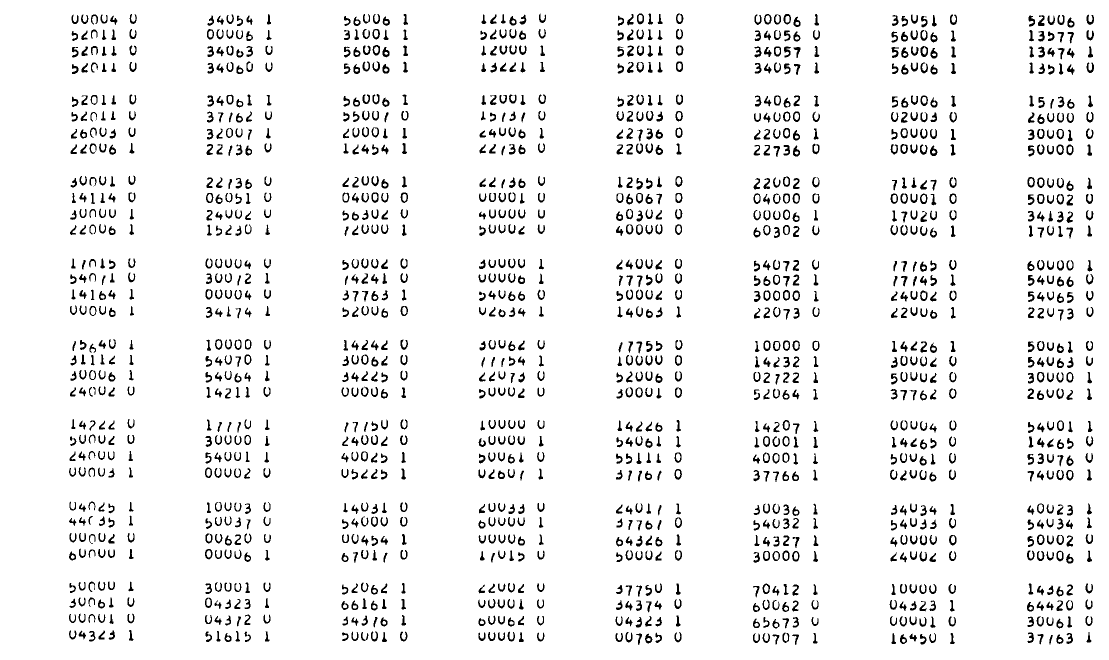
#> input picture Tools/ocr/Sunbust120/octal.burst.exp0.tif, 2218 x 1320 px (shown at 1/2 size)
$ python octopus.py Sunbust120/octal.burst.exp0.tif out.png --burst120   (older library calls are emulated)
#> lines starting #> are read from the running program, lines starting #| are printed output that depends on the picture; after the words box and inside, x2 and y2 are one past the last pixel; in counts of white or black regions, pixels touching at a corner belong together
#!/usr/bin/env python3

# Copyright 2016 Mike Stewart <mastewar1 at gmail dot com>
#
# This file is part of yaAGC.
#
# yaAGC is free software; you can redistribute it and/or modify
# it under the terms of the GNU General Public License as published by
# the Free Software Foundation; either version 2 of the License, or
# (at your option) any later version.
#
# yaAGC is distributed in the hope that it will be useful,
# but WITHOUT ANY WARRANTY; without even the implied warranty of
# MERCHANTABILITY or FITNESS FOR A PARTICULAR PURPOSE.  See the
# GNU General Public License for more details.
#
# You should have received a copy of the GNU General Public License
# along with yaAGC; if not, write to the Free Software
# Foundation, Inc., 59 Temple Place, Suite 330, Boston, MA  02111-1307  USA
#

# Python script to preprocess octal listing pages to prepare them for OCR.
# The methods and values used in this script have been tuned specifically
# for the paper and printer used on the Sunburst 120 listing; it will very
# likely need to be modified for use with other scripts.

import os.path
from os import environ
import numpy as np
import cv2
import sys
import math
import argparse
import functools
from PIL import Image
import traceback
from pytesseract import image_to_string

parser = argparse.ArgumentParser(description='Prepare octal pages of AGC program listings for OCR')
parser.add_argument('input_file', help="Input image path")
parser.add_argument('output_file', help="Output image path")
parser.add_argument('--no-crop', help="Only perform the threshold steps; don't crop down as for octals.", action="store_true")
parser.add_argument('--comments', help="Crop to comments rather than octals", action="store_true")
group = parser.add_mutually_exclusive_group(required=True)
group.add_argument('--burst120', help="Perform BURST120 processing (original)", action="store_true")
group.add_argument('--luminary210', help="Perform LUMINARY 210 processing", action="store_true")
group.add_argument('--luminary210A', help="Perform LUMINARY 210 processing, but Luminary 69 style", action="store_true")
group.add_argument('--luminary69', help="Perform LUMINARY 69 processing", action="store_true")
group.add_argument('--comanche55', help="Perform COMANCHE 55 processing", action="store_true")
group.add_argument('--luminary99', help="Perform LUMINARY 99 processing", action="store_true")
group.add_argument('--retread44', help="Perform RETREAD 44 processing", action="store_true")
group.add_argument('--aurora12', help="Perform AURORA 12 processing", action="store_true")
group.add_argument('--sunburst120', help="Perform SUNBURST120 processing (in Luminary 69 style)", action="store_true")
group.add_argument('--luminary116', help="Perform LUMINARY 116 processing (for octals)", action="store_true")
group.add_argument('--solarium55', help="Perform SOLARIUM 55 processing", action="store_true")
group.add_argument('--colossus237', help="Perform COLOSSUS 237 processing", action="store_true")
group.add_argument('--artemis72', help="Perform COLOSSUS 237 processing", action="store_true")
group.add_argument('--simAP11ROPE', help="Perform AP11ROPE Digital Simulation processing", action="store_true")
group.add_argument('--yul1', help="Perform processing for YUL pages 3-24", action="store_true")
group.add_argument('--yul2', help="Perform processing for YUL pages 25-40", action="store_true")
group.add_argument('--yul3', help="Perform processing for YUL pages 41-152", action="store_true")
group.add_argument('--yul4', help="Perform processing for YUL pages 153-264", action="store_true")
group.add_argument('--yul5', help="Perform processing for YUL pages 265-331", action="store_true")
group.add_argument('--yul6', help="Perform processing for YUL pages 332-384", action="store_true")
group.add_argument('--yul7', help="Perform processing for YUL pages 385-481", action="store_true")
group.add_argument('--yul8', help="Perform processing for YUL pages 482-575", action="store_true")
group.add_argument('--yul9', help="Perform processing for YUL pages 576-671", action="store_true")
group.add_argument('--yul10', help="Perform processing for YUL pages 672-730", action="store_true")
group.add_argument('--luminary131', help="Perform LUMINARY 131 (Eyles) processing", action="store_true")
group.add_argument('--luminary131A', help="Perform LUMINARY 131 (Eyles, lighter) processing", action="store_true")
group.add_argument('--sunburst37', help="Perform SUNBURST 37 processing", action="store_true")
group.add_argument('--zerlina56', help="Perform Zerlina 56 processing", action="store_true")
group.add_argument('--ap11rope', help="Perform AP11ROPE processing", action="store_true")

args = parser.parse_args()
if not os.path.isfile(args.input_file):
	print("Cannot open file", args.input_file)
	sys.exit(1)

octcrop = ""
if 'OCTCROP' in environ:
	octcrop = environ['OCTCROP']

img = cv2.imread(args.input_file)
#> img is the input picture: shape (1320, 2218, 3); 93.7% white; 1538 black regions, largest, box (x1, y1, x2, y2) and area: (1841, 92, 1856, 114) 182, (1783, 94, 1798, 116) 175, (1860, 291, 1875, 312) 173

# Get the L channel of the image in LAB color space
lab = cv2.cvtColor(img, cv2.COLOR_BGR2LAB)
#> lab: shape (1320, 2218, 3); mean of channels 0, 1, 2 239, 128, 128
l_channel,_,_ = cv2.split(lab)

# Blur and threshold the image
if args.burst120:
    blurred = cv2.GaussianBlur(l_channel, (1,5), 0)
    _,thresh = cv2.threshold(blurred, 180, 255, cv2.THRESH_BINARY)
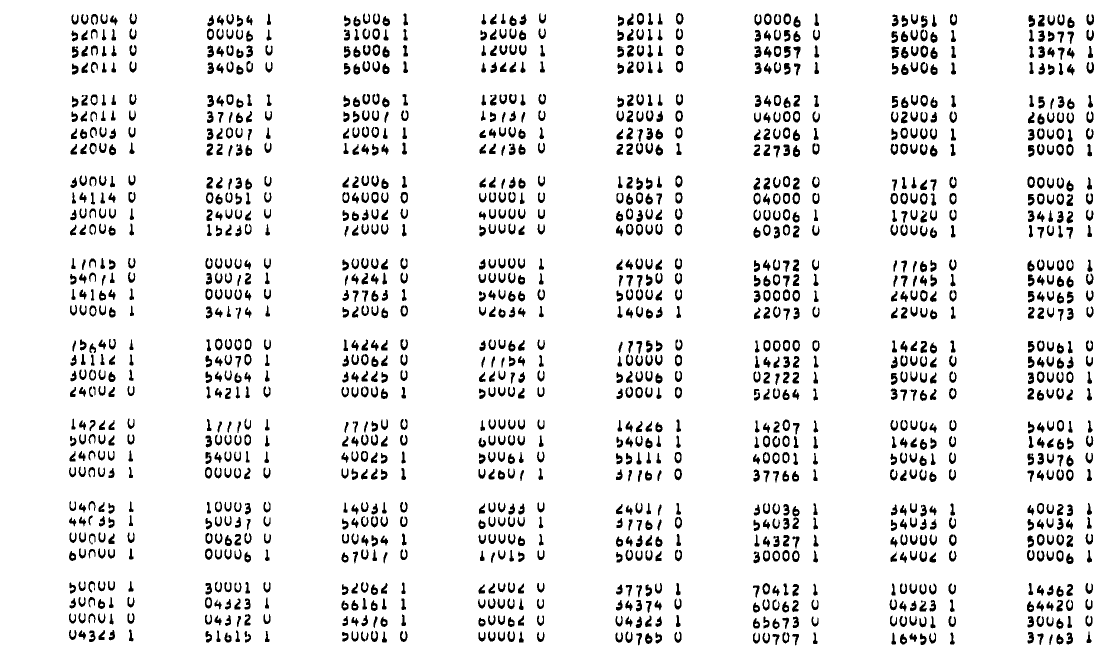
#> thresh: shape (1320, 2218) (shown at 1/2 size); 91.8% white; 1538 black regions, largest, box (x1, y1, x2, y2) and area: (1783, 93, 1798, 117) 240, (1568, 92, 1582, 116) 231, (1841, 91, 1856, 115) 228
elif args.luminary210:
    blurred = cv2.GaussianBlur(l_channel, (1,5), 0)
    thresh = cv2.adaptiveThreshold(blurred, 255, cv2.ADAPTIVE_THRESH_MEAN_C, cv2.THRESH_BINARY, 201, 11)
elif args.luminary210A:
    blurred = cv2.GaussianBlur(l_channel, (5,5), 0)
    # Isolate the lines by eroding very strongly horizontally
    lines_only = cv2.erode(~blurred, np.ones((1,21), np.uint8), iterations=1)
    # Beef them up a bit by vertically dilating
    thickend_lines = cv2.dilate(lines_only, np.ones((3,1), np.uint8), iterations=1)
    # Difference the original L channel with the thickened lines (which is inverted)
    diff = blurred + thickend_lines
    thresh = cv2.adaptiveThreshold(blurred, 255, cv2.ADAPTIVE_THRESH_MEAN_C, cv2.THRESH_BINARY, 201, 11)
elif args.luminary131:
    blurred = cv2.GaussianBlur(l_channel, (5,5), 0)
    # Isolate the lines by eroding very strongly horizontally
    lines_only = cv2.erode(~blurred, np.ones((1,21), np.uint8), iterations=1)
    # Beef them up a bit by vertically dilating
    thickend_lines = cv2.dilate(lines_only, np.ones((3,1), np.uint8), iterations=1)
    # Difference the original L channel with the thickened lines (which is inverted)
    diff = blurred + thickend_lines
    thresh = cv2.adaptiveThreshold(blurred, 255, cv2.ADAPTIVE_THRESH_MEAN_C, cv2.THRESH_BINARY, 201, 11)
elif args.luminary131A:
    blurred = cv2.GaussianBlur(l_channel, (5,5), 0)
    # Isolate the lines by eroding very strongly horizontally
    lines_only = cv2.erode(~blurred, np.ones((1,21), np.uint8), iterations=1)
    # Beef them up a bit by vertically dilating
    thickend_lines = cv2.dilate(lines_only, np.ones((3,1), np.uint8), iterations=1)
    # Difference the original L channel with the thickened lines (which is inverted)
    diff = blurred + thickend_lines
    thresh = cv2.adaptiveThreshold(blurred, 255, cv2.ADAPTIVE_THRESH_MEAN_C, cv2.THRESH_BINARY, 141, 11)
elif args.luminary69 or args.aurora12 or args.sunburst120:
    blurred = cv2.GaussianBlur(l_channel, (5,5), 0)
    # Isolate the lines by eroding very strongly horizontally
    lines_only = cv2.erode(~blurred, np.ones((1,21), np.uint8), iterations=1)
    # Beef them up a bit by vertically dilating
    thickend_lines = cv2.dilate(lines_only, np.ones((3,1), np.uint8), iterations=1)
    # Difference the original L channel with the thickened lines (which is inverted)
    diff = blurred + thickend_lines
    thresh = ~cv2.inRange(diff, 30, 225) # Reject pixels too black or too white
elif args.sunburst37:
    blurred = cv2.GaussianBlur(l_channel, (5,5), 0)
    # Isolate the lines by eroding very strongly horizontally
    lines_only = cv2.erode(~blurred, np.ones((1,21), np.uint8), iterations=1)
    # Beef them up a bit by vertically dilating
    thickend_lines = cv2.dilate(lines_only, np.ones((3,1), np.uint8), iterations=1)
    # Difference the original L channel with the thickened lines (which is inverted)
    diff = blurred + thickend_lines
    thresh = ~cv2.inRange(diff, 30, 235) # Reject pixels too black or too white
elif args.solarium55:
    blurred = cv2.GaussianBlur(l_channel, (5,5), 0)
    # Isolate the lines by eroding very strongly horizontally
    lines_only = cv2.erode(~blurred, np.ones((1,21), np.uint8), iterations=1)
    # Beef them up a bit by vertically dilating
    thickend_lines = cv2.dilate(lines_only, np.ones((3,1), np.uint8), iterations=1)
    # Difference the original L channel with the thickened lines (which is inverted)
    diff = blurred + thickend_lines
    thresh = ~cv2.inRange(diff, 30, 235) # Reject pixels too black or too white
elif args.comanche55 or args.luminary99:
    blurred = cv2.GaussianBlur(l_channel, (3,3), 0)
    # Isolate the lines by eroding very strongly horizontally
    lines_only = cv2.erode(~blurred, np.ones((1,21), np.uint8), iterations=1)
    # Difference the original L channel with the thickened lines (which is inverted)
    diff = blurred + lines_only
    # Blur a bit more then threshold the image
    diff = cv2.GaussianBlur(diff, (7,7), 0)
    thresh = cv2.adaptiveThreshold(diff, 255, cv2.ADAPTIVE_THRESH_GAUSSIAN_C, cv2.THRESH_BINARY, 21, 4)
    thresh = thresh[30:-70,70:]
elif args.colossus237:
    # Note that with Colossus237, we assume that the images have been pre-cropped
    # and deskewed.
    blurred = cv2.GaussianBlur(l_channel, (3,3), 0)
    # Isolate the lines by eroding very strongly horizontally
    lines_only = cv2.erode(~blurred, np.ones((1,21), np.uint8), iterations=1)
    # Difference the original L channel with the thickened lines (which is inverted)
    diff = blurred + lines_only
    # Blur a bit more then threshold the image
    diff = cv2.GaussianBlur(diff, (1,1), 0)
    thresh = cv2.adaptiveThreshold(diff, 255, cv2.ADAPTIVE_THRESH_GAUSSIAN_C, cv2.THRESH_BINARY, 21, 3)
    #_,thresh = cv2.threshold(diff, 0, 255, cv2.THRESH_BINARY+cv2.THRESH_OTSU)
    thresh = thresh[20:]
elif args.retread44:
    blurred = cv2.GaussianBlur(l_channel, (5,5), 0)
    #thresh = cv2.adaptiveThreshold(blurred, 255, cv2.ADAPTIVE_THRESH_MEAN_C, cv2.THRESH_BINARY, 201, 51)
    _,thresh = cv2.threshold(blurred, 125, 255, cv2.THRESH_BINARY)
elif args.luminary116:
    _,_,r_channel = cv2.split(img)
    blurred = cv2.GaussianBlur(r_channel, (7,7), 0)
    # Isolate the bands by eroding very strongly horizontally
    lines_only = cv2.erode(~blurred, np.ones((1,51), np.uint8), iterations=1)
    # Difference the original R channel with the isolated bands
    diff = blurred + lines_only
    _,thresh = cv2.threshold(diff, 240, 255, cv2.THRESH_BINARY)
elif args.artemis72:
    _,g_channel,r_channel = cv2.split(img)
    blurred = cv2.GaussianBlur(g_channel, (5,5), 0)
    lines_only = cv2.erode(~blurred, np.ones((1,21), np.uint8), iterations=1)
    diff = blurred + lines_only
    _,thresh = cv2.threshold(diff, 240, 255, cv2.THRESH_BINARY)
elif args.simAP11ROPE:
    _,_,r_channel = cv2.split(img)
    blurred = cv2.GaussianBlur(r_channel, (7,7), 0)
    # Isolate the bands by eroding very strongly horizontally
    lines_only = cv2.erode(~blurred, np.ones((1,51), np.uint8), iterations=1)
    # Difference the original R channel with the isolated bands
    diff = blurred + lines_only
    _,thresh = cv2.threshold(diff, 245, 255, cv2.THRESH_BINARY)
elif args.yul1:
    print('--yul1 not yet supported')
elif args.yul2:
    print('--yul2 not yet supported')
elif args.yul3:
    blurred = cv2.GaussianBlur(l_channel, (5,5), 0)
    # Isolate the lines by eroding very strongly horizontally
    lines_only = cv2.erode(~blurred, np.ones((1,21), np.uint8), iterations=1)
    # Beef them up a bit by vertically dilating
    thickend_lines = cv2.dilate(lines_only, np.ones((3,1), np.uint8), iterations=1)
    # Difference the original L channel with the thickened lines (which is inverted)
    diff = blurred + thickend_lines
    thresh = cv2.adaptiveThreshold(blurred, 255, cv2.ADAPTIVE_THRESH_MEAN_C, cv2.THRESH_BINARY, 201, 11)
    thresh = thresh[0:-100,80:-80]
elif args.yul4:
    print('--yul4 not yet supported')
elif args.yul5:
    print('--yul5 not yet supported')
elif args.yul6:
    print('--yul6 not yet supported')
elif args.yul7:
    print('--yul7 not yet supported')
elif args.yul8:
    print('--yul8 not yet supported')
elif args.yul9:
    print('--yul9 not yet supported')
elif args.yul10:
    print('--yul10 not yet supported')
elif args.zerlina56:
    _,g_channel,r_channel = cv2.split(img)
    blurred = cv2.GaussianBlur(g_channel, (5,5), 0)
    # Isolate the lines by eroding very strongly horizontally
    lines_only = cv2.erode(~blurred, np.ones((1,11), np.uint8), iterations=1)
    # Beef them up a bit by vertically dilating
    thickend_lines = cv2.dilate(lines_only, np.ones((3,1), np.uint8), iterations=1)
    # Difference the original L channel with the thickened lines (which is inverted)
    diff = blurred + thickend_lines
    thresh = ~cv2.inRange(diff, 30, 230) # Reject pixels too black or too white
    thresh = thresh[100:-100,80:-80]
    # blurred = cv2.GaussianBlur(g_channel, (1,5), 0)
    # #thresh = cv2.adaptiveThreshold(blurred, 255, cv2.ADAPTIVE_THRESH_MEAN_C, cv2.THRESH_BINARY, 211, 11)
    # _,thresh = cv2.threshold(blurred, 210, 255, cv2.THRESH_BINARY)
    sys.exit(0)
elif args.ap11rope:
    blurred = cv2.GaussianBlur(l_channel, (5,5), 0)
    # Isolate the lines by eroding very strongly horizontally
    lines_only = cv2.erode(~blurred, np.ones((1,21), np.uint8), iterations=1)
    # Beef them up a bit by vertically dilating
    thickend_lines = cv2.dilate(lines_only, np.ones((3,1), np.uint8), iterations=1)
    # Difference the original L channel with the thickened lines (which is inverted)
    diff = blurred + thickend_lines
    thresh = ~cv2.inRange(diff, 30, 240) # Reject pixels too black or too white
    thresh = thresh[0:-100,80:-80]
else:
    raise RuntimeError("Unknown program type selected")

if octcrop != "":
    exec(octcrop)

# Eliminate random flecks. We do this by finding all the contours in the image
# and taking a look at their relative locations and size. We'll be building up
# a mask that will be subtracted from our thresholded image.
cimg, contours, hierarchy = cv2.findContours(~thresh, cv2.RETR_LIST, cv2.CHAIN_APPROX_SIMPLE)
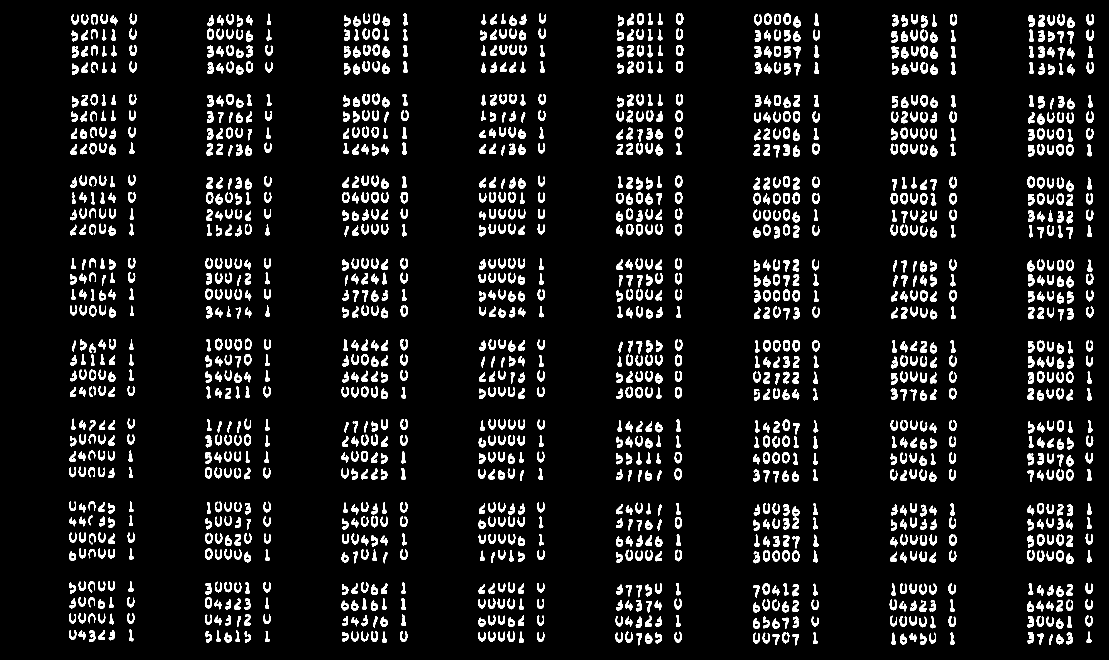
#> cimg: shape (1320, 2218) (shown at 1/2 size); 8.2% white; 1538 white regions
#> contours = 1771 contours, 6 with area under 20; largest, box (x1, y1, x2, y2) and area: (1841, 91, 1856, 115) 272, (2074, 1068, 2089, 1091) 258, (2074, 743, 2089, 766) 257, (2055, 353, 2070, 376) 256, (1352, 122, 1366, 145) 255
mask = np.ones(thresh.shape[:2], dtype=np.uint8) * 255
for c in contours:
    area = cv2.contourArea(c)
    eliminate = False

    # Contours with an area of 12 pixels are not worth keeping around at all
    if area < 12:
        eliminate = True
    elif area < 30:
        # For larger contours (area < 30), we should make sure they're not part
        # of a connected character. Two such contours close together probably
        # means they're meaningful. Look for the closest contour to this one.
        min_dist = 9999999

        # Use the center of the bounding box of the contour as the point of reference
        x,y,w,h = cv2.boundingRect(c)
        cx = x+w/2
        cy = y+h/2

        # The goal here was obviously not efficiency... look at every other contour
        # and calculate its distance and area.
        for other in contours:
            # Again, things with an area of less than 12px are not worth considering
            if not np.array_equal(other,c) and cv2.contourArea(other) > 12:
                # This is a meaninful contour. Calculate the distance and update the min
                x,y,w,h = cv2.boundingRect(other)
                ox = x+w/2
                oy = y+h/2
                dist = math.sqrt((cx-ox)**2 + (cy-oy)**2)
                if dist < min_dist:
                    min_dist = dist

        # Arbitrarily say 20px is the cutoff for removal
        if min_dist > 20:
            eliminate=True
    if eliminate:
        # Garbage detected! Draw the contour on the mask.
        cv2.drawContours(mask, [c], -1, 0, -1)
#> this loop made 1771 passes
#> (area, eliminate, cx, cy) on passes 214, 328, 543, 698, 703, 756, 983, 984: (25, False, 2140, 1120), (29.5, False, 1297.5, 1052), (28, False, 1297.5, 888), (27, False, 188.5, 782), (27, False, 1317.5, 758.5), (29, False, 2121, 729), (29.5, False, 2141, 566.5), (27, False, 2121, 566)
#> (the rest of the program and of its run is left out)
